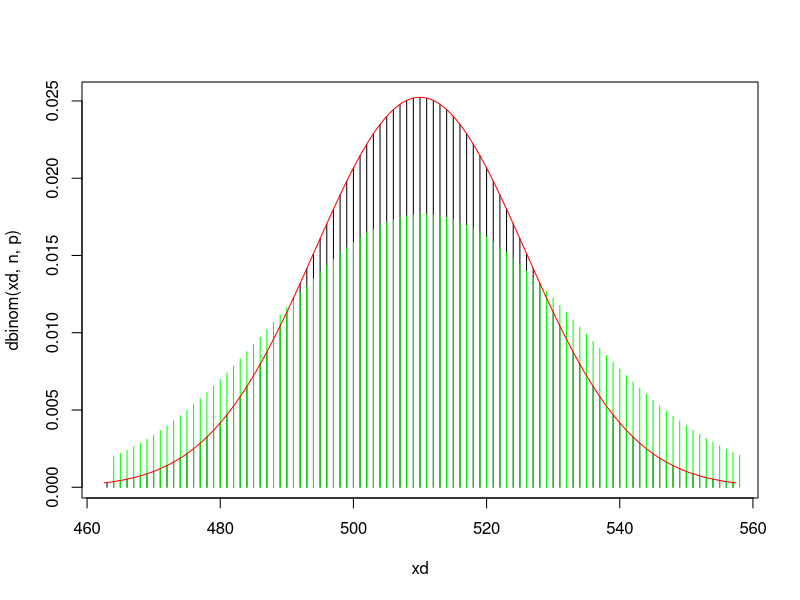

The R script that drew this image:
# OEFENING 2
rm(list=ls())


# X1 = aantal personen die voor Obama kiezen
n = 1000
p = 0.51
# X1 ~ bin(n,p)

# kans dat minder dan de helft voor Obama stemt
pbinom(499,n,p)



# benadering met Poisson
n*p # groter dan 5

# X2 ~ pois(lambda)
lambda = n*p

ppois(499,lambda) # slechte benadering



# benadering met normale verdeling
mu = n*p
sd = sqrt( n*p*(1-p) )

# X3 ~ N(mu,sd^2)
pnorm(499.5,mu,sd)  # komma 5 !!
# de binomiale is een 'staaf' dus we doen een continuiteitscorrectie !!


x = seq(mu-3*sd,mu+3*sd,length=200)
xd = round(mu-3*sd):round(mu+3*sd)
plot(xd,dbinom(xd,n,p),type="h")
lines(xd+1, dpois(xd,lambda), type="h", col="green")
lines(x,dnorm(x,mu,sd),type="l",col="red")